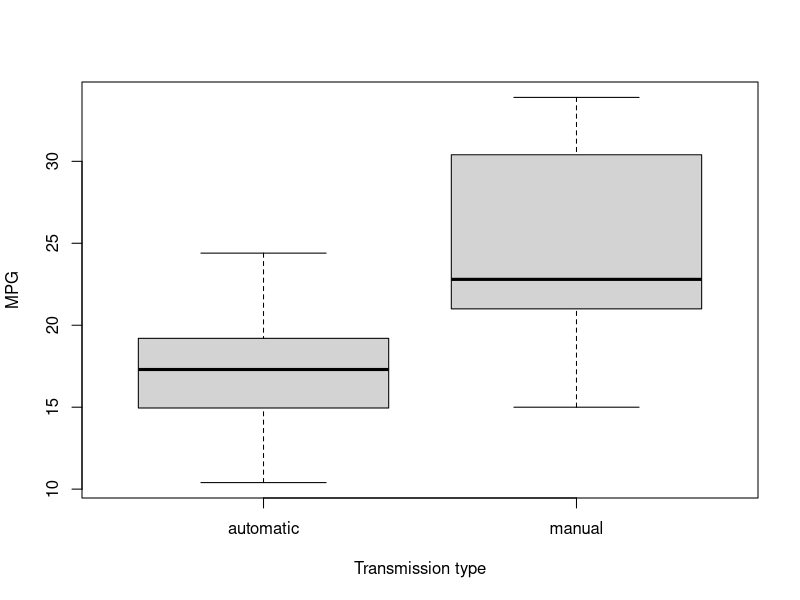
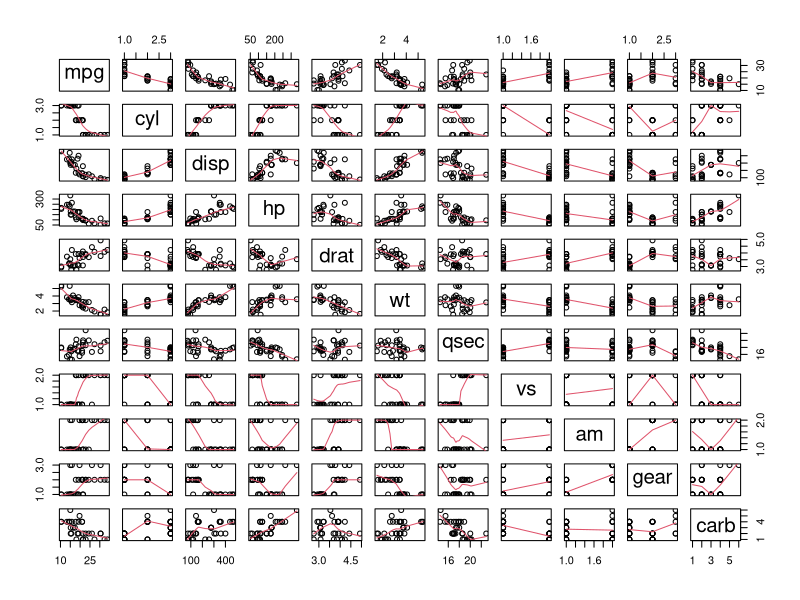
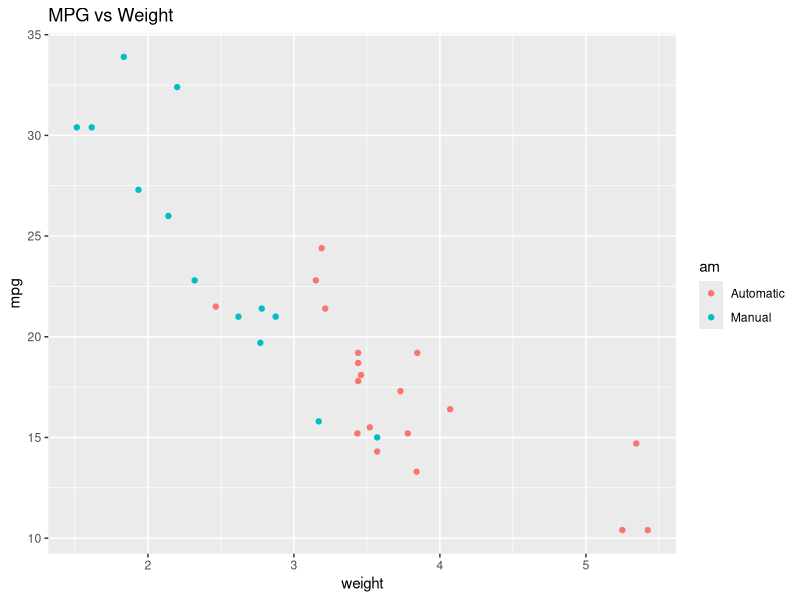
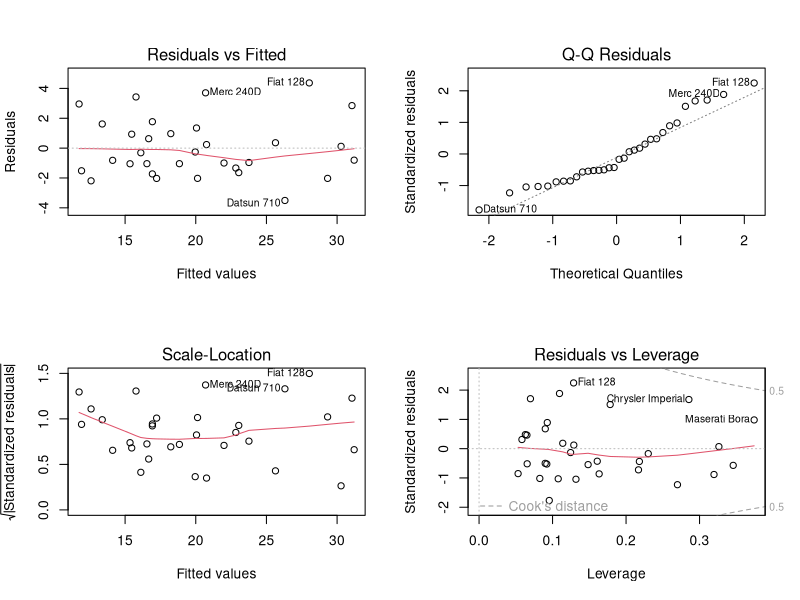

Reproduce these figures in R, in order.
## ---- chunk 1
data(mtcars)
head(mtcars)
## ---- chunk 2
mtcars$cyl <- factor(mtcars$cyl)
mtcars$vs <- factor(mtcars$vs)
mtcars$gear <- factor(mtcars$gear)
mtcars$carb <- factor(mtcars$carb)
mtcars$am <- factor(mtcars$am)

levels(mtcars$am) <- c("automatic", "manual")
## ---- chunk 3
result <- t.test(mpg ~ am, data=mtcars)
result
## ---- chunk 4
lm.fitAll <- lm( mpg ~ ., data=mtcars)
summary(lm.fitAll)
## ---- chunk 5
lm.fitSome <- step(lm.fitAll)
summary(lm.fitSome)
## ---- chunk 6
lm.fitWithInteraction <- lm(mpg ~ cyl + hp + wt + am + wt:am, data=mtcars)
summary(lm.fitWithInteraction)
## ---- chunk 7
#k=2 gives genuine AIC: k=log(n) is sometime referred to as BIC or SBC
lm.fitAdjusted <- step(lm.fitAll, k=log(nrow(mtcars)))
summary(lm.fitAdjusted)
## ---- chunk 8
lm.fitAdjustedForInteraction <- lm(mpg ~ wt + qsec + am + wt:am, data=mtcars)
summary(lm.fitAdjustedForInteraction)
## ---- chunk 9
plot(mpg ~ am, data = mtcars, xlab = "Transmission type", ylab = "MPG")
## ---- chunk 10
pairs(mtcars, panel = panel.smooth)
## ---- chunk 11
require(ggplot2)
ggplot(mtcars, aes(x=wt, y=mpg, group=am, color=am, height=3, width=3)) + geom_point() +  
scale_colour_discrete(labels=c("Automatic", "Manual")) + 
xlab("weight") + ggtitle("MPG vs Weight")
## ---- chunk 12
par(mfrow = c(2, 2))
plot(lm.fitAdjustedForInteraction)
